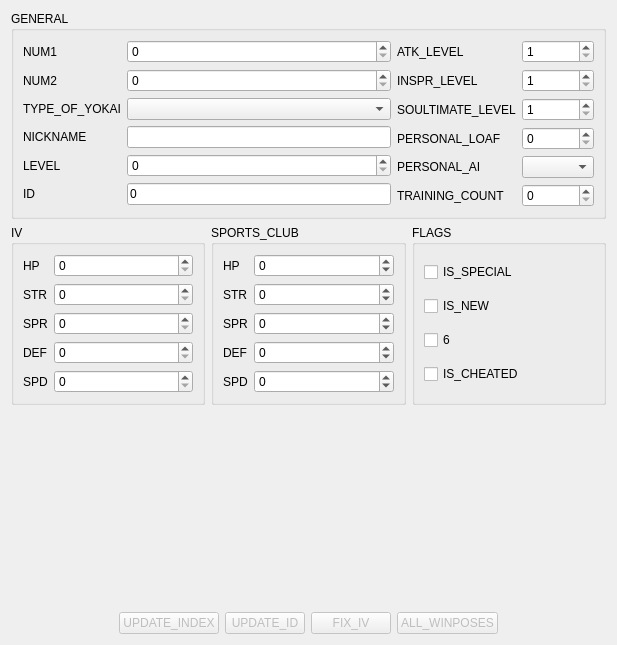
<?xml version="1.0" encoding="UTF-8"?>
<ui version="4.0">
 <class>YoukaiTabForm</class>
 <widget class="QWidget" name="YoukaiTabForm">
  <property name="geometry">
   <rect>
    <x>0</x>
    <y>0</y>
    <width>617</width>
    <height>645</height>
   </rect>
  </property>
  <property name="windowTitle">
   <string notr="true">Form</string>
  </property>
  <layout class="QVBoxLayout" name="verticalLayout">
   <item>
    <layout class="QHBoxLayout" name="horizontalLayout_7">
     <item>
      <widget class="QGroupBox" name="groupBox_4">
       <property name="title">
        <string>GENERAL</string>
       </property>
       <layout class="QHBoxLayout" name="horizontalLayout_4">
        <item>
         <layout class="QFormLayout" name="formLayout">
          <item row="2" column="0">
           <widget class="QLabel" name="num1Label">
            <property name="text">
             <string>NUM1</string>
            </property>
           </widget>
          </item>
          <item row="2" column="1">
           <widget class="QSpinBox" name="num1SB">
            <property name="maximum">
             <number>65535</number>
            </property>
           </widget>
          </item>
          <item row="3" column="0">
           <widget class="QLabel" name="num2Label">
            <property name="text">
             <string>NUM2</string>
            </property>
           </widget>
          </item>
          <item row="3" column="1">
           <widget class="QSpinBox" name="num2SB">
            <property name="maximum">
             <number>65535</number>
            </property>
           </widget>
          </item>
          <item row="4" column="0">
           <widget class="QLabel" name="youkaiLabel">
            <property name="text">
             <string>TYPE_OF_YOKAI</string>
            </property>
           </widget>
          </item>
          <item row="4" column="1">
           <widget class="QComboBox" name="youkaiCB">
            <property name="minimumSize">
             <size>
              <width>180</width>
              <height>0</height>
             </size>
            </property>
           </widget>
          </item>
          <item row="6" column="0">
           <widget class="QLabel" name="nicknameLabel">
            <property name="text">
             <string>NICKNAME</string>
            </property>
           </widget>
          </item>
          <item row="6" column="1">
           <widget class="QLineEdit" name="nicknameEdit">
            <property name="minimumSize">
             <size>
              <width>170</width>
              <height>0</height>
             </size>
            </property>
           </widget>
          </item>
          <item row="7" column="0">
           <widget class="QLabel" name="levelLabel">
            <property name="text">
             <string>LEVEL</string>
            </property>
           </widget>
          </item>
          <item row="7" column="1">
           <widget class="QSpinBox" name="levelSB">
            <property name="minimum">
             <number>0</number>
            </property>
           </widget>
          </item>
          <item row="8" column="0">
           <widget class="QLabel" name="IDLabel">
            <property name="text">
             <string>ID</string>
            </property>
           </widget>
          </item>
          <item row="8" column="1">
           <widget class="QLineEdit" name="IDEdit">
            <property name="inputMask">
             <string notr="true">HHHHHHHH</string>
            </property>
            <property name="text">
             <string notr="true">0</string>
            </property>
            <property name="maxLength">
             <number>8</number>
            </property>
           </widget>
          </item>
         </layout>
        </item>
        <item>
         <layout class="QFormLayout" name="formLayout_4">
          <item row="0" column="0">
           <widget class="QLabel" name="atkLVLabel">
            <property name="text">
             <string>ATK_LEVEL</string>
            </property>
           </widget>
          </item>
          <item row="1" column="0">
           <widget class="QLabel" name="inspiritLVLabel">
            <property name="text">
             <string>INSPR_LEVEL</string>
            </property>
           </widget>
          </item>
          <item row="2" column="0">
           <widget class="QLabel" name="soultimateLVLabel">
            <property name="text">
             <string>SOULTIMATE_LEVEL</string>
            </property>
           </widget>
          </item>
          <item row="0" column="1">
           <widget class="QSpinBox" name="atkLVSB">
            <property name="minimum">
             <number>1</number>
            </property>
            <property name="maximum">
             <number>10</number>
            </property>
           </widget>
          </item>
          <item row="1" column="1">
           <widget class="QSpinBox" name="inspiritLVSB">
            <property name="minimum">
             <number>1</number>
            </property>
            <property name="maximum">
             <number>10</number>
            </property>
           </widget>
          </item>
          <item row="2" column="1">
           <widget class="QSpinBox" name="soultimateLVSB">
            <property name="minimum">
             <number>1</number>
            </property>
            <property name="maximum">
             <number>10</number>
            </property>
           </widget>
          </item>
          <item row="3" column="0">
           <widget class="QLabel" name="loafLabel">
            <property name="text">
             <string>PERSONAL_LOAF</string>
            </property>
           </widget>
          </item>
          <item row="3" column="1">
           <widget class="QSpinBox" name="loafSB">
            <property name="maximum">
             <number>15</number>
            </property>
           </widget>
          </item>
          <item row="4" column="0">
           <widget class="QLabel" name="AILabel">
            <property name="text">
             <string>PERSONAL_AI</string>
            </property>
           </widget>
          </item>
          <item row="4" column="1">
           <widget class="QComboBox" name="AICB"/>
          </item>
          <item row="5" column="0">
           <widget class="QLabel" name="trainingLabel">
            <property name="text">
             <string>TRAINING_COUNT</string>
            </property>
           </widget>
          </item>
          <item row="5" column="1">
           <widget class="QSpinBox" name="trainingSB">
            <property name="maximum">
             <number>5</number>
            </property>
           </widget>
          </item>
         </layout>
        </item>
       </layout>
      </widget>
     </item>
    </layout>
   </item>
   <item>
    <layout class="QHBoxLayout" name="horizontalLayout_6">
     <item>
      <widget class="QGroupBox" name="groupBox">
       <property name="title">
        <string>IV</string>
       </property>
       <layout class="QVBoxLayout" name="verticalLayout_6">
        <item>
         <layout class="QFormLayout" name="formLayout_2">
          <item row="0" column="0">
           <widget class="QLabel" name="IV_HPLabel">
            <property name="text">
             <string>HP</string>
            </property>
           </widget>
          </item>
          <item row="0" column="1">
           <widget class="QSpinBox" name="IV_HPSB">
            <property name="maximum">
             <number>80</number>
            </property>
           </widget>
          </item>
          <item row="1" column="0">
           <widget class="QLabel" name="IV_StrLabel">
            <property name="text">
             <string>STR</string>
            </property>
           </widget>
          </item>
          <item row="1" column="1">
           <widget class="QSpinBox" name="IV_StrSB">
            <property name="maximum">
             <number>40</number>
            </property>
           </widget>
          </item>
          <item row="2" column="0">
           <widget class="QLabel" name="IV_SprLabel">
            <property name="text">
             <string>SPR</string>
            </property>
           </widget>
          </item>
          <item row="2" column="1">
           <widget class="QSpinBox" name="IV_SprSB">
            <property name="maximum">
             <number>40</number>
            </property>
           </widget>
          </item>
          <item row="3" column="0">
           <widget class="QLabel" name="IV_DefLabel">
            <property name="text">
             <string>DEF</string>
            </property>
           </widget>
          </item>
          <item row="3" column="1">
           <widget class="QSpinBox" name="IV_DefSB">
            <property name="maximum">
             <number>40</number>
            </property>
           </widget>
          </item>
          <item row="4" column="0">
           <widget class="QLabel" name="IV_SpdLabel">
            <property name="text">
             <string>SPD</string>
            </property>
           </widget>
          </item>
          <item row="4" column="1">
           <widget class="QSpinBox" name="IV_SpdSB">
            <property name="maximum">
             <number>40</number>
            </property>
           </widget>
          </item>
         </layout>
        </item>
       </layout>
      </widget>
     </item>
     <item>
      <widget class="QGroupBox" name="groupBox_3">
       <property name="title">
        <string>SPORTS_CLUB</string>
       </property>
       <layout class="QVBoxLayout" name="verticalLayout_2">
        <item>
         <layout class="QFormLayout" name="formLayout_3">
          <item row="0" column="0">
           <widget class="QLabel" name="SC_HPLabel">
            <property name="text">
             <string>HP</string>
            </property>
           </widget>
          </item>
          <item row="1" column="0">
           <widget class="QLabel" name="SC_StrLabel">
            <property name="text">
             <string>STR</string>
            </property>
           </widget>
          </item>
          <item row="2" column="0">
           <widget class="QLabel" name="SC_SprLabel">
            <property name="text">
             <string>SPR</string>
            </property>
           </widget>
          </item>
          <item row="3" column="0">
           <widget class="QLabel" name="SC_DefLabel">
            <property name="text">
             <string>DEF</string>
            </property>
           </widget>
          </item>
          <item row="4" column="0">
           <widget class="QLabel" name="SC_SpdLabel">
            <property name="text">
             <string>SPD</string>
            </property>
           </widget>
          </item>
          <item row="0" column="1">
           <widget class="QSpinBox" name="SC_HPSB">
            <property name="minimum">
             <number>-10</number>
            </property>
            <property name="maximum">
             <number>25</number>
            </property>
           </widget>
          </item>
          <item row="1" column="1">
           <widget class="QSpinBox" name="SC_StrSB">
            <property name="minimum">
             <number>-10</number>
            </property>
            <property name="maximum">
             <number>25</number>
            </property>
           </widget>
          </item>
          <item row="2" column="1">
           <widget class="QSpinBox" name="SC_SprSB">
            <property name="minimum">
             <number>-10</number>
            </property>
            <property name="maximum">
             <number>25</number>
            </property>
           </widget>
          </item>
          <item row="3" column="1">
           <widget class="QSpinBox" name="SC_DefSB">
            <property name="minimum">
             <number>-10</number>
            </property>
            <property name="maximum">
             <number>25</number>
            </property>
            <property name="value">
             <number>0</number>
            </property>
           </widget>
          </item>
          <item row="4" column="1">
           <widget class="QSpinBox" name="SC_SpdSB">
            <property name="minimum">
             <number>-10</number>
            </property>
            <property name="maximum">
             <number>25</number>
            </property>
           </widget>
          </item>
         </layout>
        </item>
       </layout>
      </widget>
     </item>
     <item>
      <widget class="QGroupBox" name="flags">
       <property name="title">
        <string>FLAGS</string>
       </property>
       <layout class="QHBoxLayout" name="horizontalLayout_5">
        <item>
         <layout class="QVBoxLayout" name="verticalLayout_4">
          <item>
           <widget class="QCheckBox" name="flag4CB">
            <property name="text">
             <string>IS_SPECIAL</string>
            </property>
           </widget>
          </item>
          <item>
           <widget class="QCheckBox" name="flag5CB">
            <property name="text">
             <string>IS_NEW</string>
            </property>
           </widget>
          </item>
          <item>
           <widget class="QCheckBox" name="flag6CB">
            <property name="text">
             <string notr="true">6</string>
            </property>
           </widget>
          </item>
          <item>
           <widget class="QCheckBox" name="flag7CB">
            <property name="text">
             <string>IS_CHEATED</string>
            </property>
           </widget>
          </item>
         </layout>
        </item>
       </layout>
      </widget>
     </item>
    </layout>
   </item>
   <item>
    <spacer name="verticalSpacer">
     <property name="orientation">
      <enum>Qt::Vertical</enum>
     </property>
     <property name="sizeHint" stdset="0">
      <size>
       <width>20</width>
       <height>83</height>
      </size>
     </property>
    </spacer>
   </item>
   <item>
    <layout class="QHBoxLayout" name="horizontalLayout_8">
     <item>
      <spacer name="horizontalSpacer_3">
       <property name="orientation">
        <enum>Qt::Horizontal</enum>
       </property>
       <property name="sizeHint" stdset="0">
        <size>
         <width>40</width>
         <height>20</height>
        </size>
       </property>
      </spacer>
     </item>
     <item>
      <widget class="QPushButton" name="youkaiNumApplyB">
       <property name="enabled">
        <bool>false</bool>
       </property>
       <property name="text">
        <string>UPDATE_INDEX</string>
       </property>
      </widget>
     </item>
     <item>
      <widget class="QPushButton" name="updateIDButton">
       <property name="enabled">
        <bool>false</bool>
       </property>
       <property name="text">
        <string>UPDATE_ID</string>
       </property>
      </widget>
     </item>
     <item>
      <widget class="QPushButton" name="fixIVButton">
       <property name="enabled">
        <bool>false</bool>
       </property>
       <property name="text">
        <string>FIX_IV</string>
       </property>
      </widget>
     </item>
     <item>
      <widget class="QPushButton" name="allPoseB">
       <property name="enabled">
        <bool>false</bool>
       </property>
       <property name="text">
        <string>ALL_WINPOSES</string>
       </property>
      </widget>
     </item>
     <item>
      <spacer name="horizontalSpacer_4">
       <property name="orientation">
        <enum>Qt::Horizontal</enum>
       </property>
       <property name="sizeHint" stdset="0">
        <size>
         <width>40</width>
         <height>20</height>
        </size>
       </property>
      </spacer>
     </item>
    </layout>
   </item>
  </layout>
 </widget>
 <resources/>
 <connections/>
</ui>
